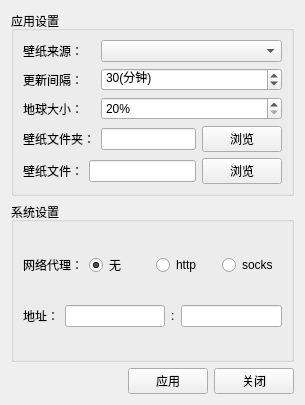
<?xml version="1.0" encoding="UTF-8"?>
<ui version="4.0">
 <class>Config</class>
 <widget class="QWidget" name="Config">
  <property name="geometry">
   <rect>
    <x>0</x>
    <y>0</y>
    <width>305</width>
    <height>405</height>
   </rect>
  </property>
  <property name="windowTitle">
   <string>设置</string>
  </property>
  <layout class="QGridLayout" name="gridLayout_3">
   <item row="1" column="0" colspan="3">
    <widget class="QGroupBox" name="SystemSettings">
     <property name="title">
      <string>系统设置</string>
     </property>
     <layout class="QGridLayout" name="gridLayout_2">
      <item row="0" column="0">
       <layout class="QHBoxLayout" name="proxyTypeGroup">
        <item>
         <widget class="QLabel" name="proxy_l">
          <property name="text">
           <string>网络代理：</string>
          </property>
         </widget>
        </item>
        <item>
         <widget class="QRadioButton" name="proxyNone">
          <property name="text">
           <string>无</string>
          </property>
          <property name="checked">
           <bool>true</bool>
          </property>
         </widget>
        </item>
        <item>
         <widget class="QRadioButton" name="proxyHttp">
          <property name="text">
           <string>http</string>
          </property>
         </widget>
        </item>
        <item>
         <widget class="QRadioButton" name="proxySocks">
          <property name="text">
           <string>socks</string>
          </property>
         </widget>
        </item>
       </layout>
      </item>
      <item row="1" column="0">
       <layout class="QHBoxLayout" name="addGroup">
        <item>
         <widget class="QLabel" name="add_l">
          <property name="text">
           <string>地址：</string>
          </property>
         </widget>
        </item>
        <item>
         <widget class="QLineEdit" name="addEdit"/>
        </item>
        <item>
         <widget class="QLabel" name="port_l">
          <property name="text">
           <string>:</string>
          </property>
         </widget>
        </item>
        <item>
         <widget class="QLineEdit" name="portEdit">
          <property name="sizePolicy">
           <sizepolicy hsizetype="Minimum" vsizetype="Fixed">
            <horstretch>0</horstretch>
            <verstretch>0</verstretch>
           </sizepolicy>
          </property>
          <property name="minimumSize">
           <size>
            <width>20</width>
            <height>0</height>
           </size>
          </property>
         </widget>
        </item>
       </layout>
      </item>
     </layout>
    </widget>
   </item>
   <item row="2" column="0">
    <spacer name="applySpacer">
     <property name="orientation">
      <enum>Qt::Horizontal</enum>
     </property>
     <property name="sizeHint" stdset="0">
      <size>
       <width>57</width>
       <height>20</height>
      </size>
     </property>
    </spacer>
   </item>
   <item row="2" column="1">
    <widget class="QPushButton" name="apply">
     <property name="text">
      <string>应用</string>
     </property>
    </widget>
   </item>
   <item row="2" column="2">
    <widget class="QPushButton" name="close">
     <property name="text">
      <string>关闭</string>
     </property>
    </widget>
   </item>
   <item row="0" column="0" colspan="3">
    <widget class="QGroupBox" name="AppSettings">
     <property name="title">
      <string>应用设置</string>
     </property>
     <layout class="QGridLayout" name="gridLayout">
      <item row="0" column="0" colspan="2">
       <widget class="QLabel" name="source_l">
        <property name="text">
         <string>壁纸来源：</string>
        </property>
       </widget>
      </item>
      <item row="0" column="2" colspan="2">
       <widget class="QComboBox" name="source">
        <property name="sizePolicy">
         <sizepolicy hsizetype="Expanding" vsizetype="Fixed">
          <horstretch>0</horstretch>
          <verstretch>0</verstretch>
         </sizepolicy>
        </property>
       </widget>
      </item>
      <item row="1" column="0" colspan="2">
       <widget class="QLabel" name="updateTime_l">
        <property name="text">
         <string>更新间隔：</string>
        </property>
       </widget>
      </item>
      <item row="1" column="2" colspan="2">
       <widget class="QSpinBox" name="updateTime">
        <property name="suffix">
         <string>(分钟)</string>
        </property>
        <property name="prefix">
         <string/>
        </property>
        <property name="minimum">
         <number>1</number>
        </property>
        <property name="maximum">
         <number>1440</number>
        </property>
        <property name="value">
         <number>30</number>
        </property>
       </widget>
      </item>
      <item row="2" column="0" colspan="2">
       <widget class="QLabel" name="earthSize_l">
        <property name="text">
         <string>地球大小：</string>
        </property>
       </widget>
      </item>
      <item row="2" column="2" colspan="2">
       <widget class="QSpinBox" name="earthSize">
        <property name="suffix">
         <string>%</string>
        </property>
        <property name="minimum">
         <number>20</number>
        </property>
        <property name="maximum">
         <number>100</number>
        </property>
       </widget>
      </item>
      <item row="3" column="0" colspan="2">
       <widget class="QLabel" name="wallpaperDir_l">
        <property name="text">
         <string>壁纸文件夹：</string>
        </property>
       </widget>
      </item>
      <item row="3" column="2">
       <widget class="QLineEdit" name="wallpaperDir"/>
      </item>
      <item row="3" column="3">
       <widget class="QPushButton" name="selectDir">
        <property name="minimumSize">
         <size>
          <width>80</width>
          <height>0</height>
         </size>
        </property>
        <property name="text">
         <string>浏览</string>
        </property>
       </widget>
      </item>
      <item row="4" column="0">
       <widget class="QLabel" name="wallpaperFile_l">
        <property name="text">
         <string>壁纸文件：</string>
        </property>
       </widget>
      </item>
      <item row="4" column="1" colspan="2">
       <widget class="QLineEdit" name="wallpaperFile"/>
      </item>
      <item row="4" column="3">
       <widget class="QPushButton" name="selectFile">
        <property name="minimumSize">
         <size>
          <width>80</width>
          <height>0</height>
         </size>
        </property>
        <property name="text">
         <string>浏览</string>
        </property>
       </widget>
      </item>
     </layout>
    </widget>
   </item>
  </layout>
 </widget>
 <resources/>
 <connections/>
</ui>
